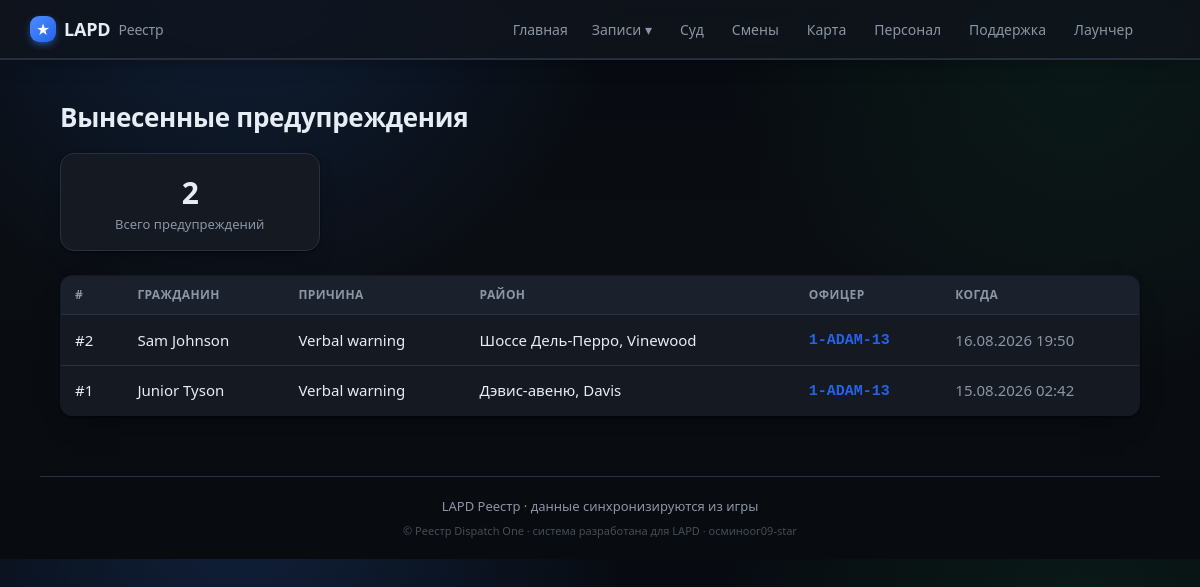
/warnings, run on an earlier commit of the app's database.
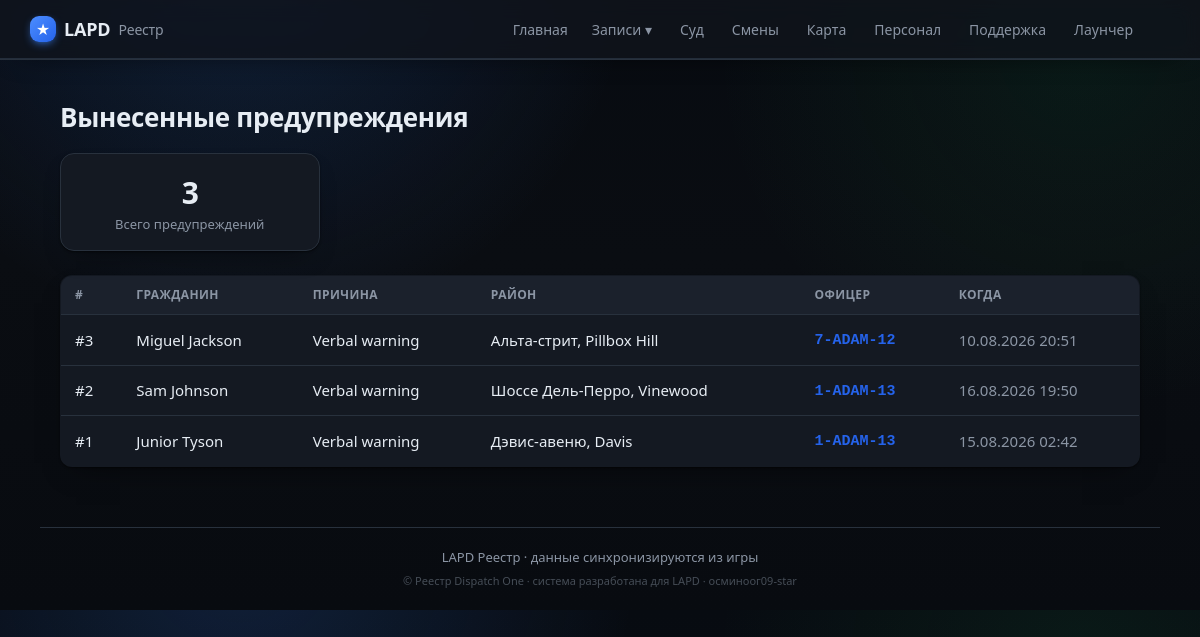
And on a later commit of the database.
### tables this page shows
CREATE TABLE warnings (
                id INTEGER PRIMARY KEY AUTOINCREMENT,
                external_id TEXT UNIQUE,
                officer_id INTEGER,
                subject_name TEXT,
                issued_at TEXT,
                location TEXT,
                reason TEXT
            );

CREATE TABLE officers (
                id INTEGER PRIMARY KEY AUTOINCREMENT,
                callsign TEXT UNIQUE NOT NULL,
                name TEXT
            , current_status TEXT, status_since TEXT, rank TEXT, department TEXT, discord TEXT, is_admin INTEGER);

### app/main.py (the view)
@app.route("/warnings")
def warnings():
    return render_template("warnings.html", warnings=db.list_warnings(300))

### app/db.py (called while the page is built)
def fmt_dt(iso):
    try:
        dt = datetime.datetime.fromisoformat(iso)
        return dt.strftime("%d.%m.%Y %H:%M")
    except Exception:
        return iso or "—"

@contextmanager
def get_conn():
    conn = sqlite3.connect(config.DB_PATH)
    conn.row_factory = sqlite3.Row
    try:
        yield conn
        conn.commit()
    finally:
        conn.close()

def _row_to_warning(r):
    d = dict(r)
    d["issued_fmt"] = fmt_dt(r["issued_at"]) if r["issued_at"] else "—"
    return d

def list_warnings(limit=200, officer_id=None):
    q = """SELECT warnings.*, officers.callsign, officers.name AS officer_name
           FROM warnings LEFT JOIN officers ON officers.id = warnings.officer_id"""
    params = []
    if officer_id:
        q += " WHERE warnings.officer_id=?"; params.append(officer_id)
    q += " ORDER BY warnings.id DESC LIMIT ?"; params.append(limit)
    with get_conn() as c:
        return [_row_to_warning(r) for r in c.execute(q, params).fetchall()]

### app/templates/warnings.html (shortened to what this page needs)
{% extends "base.html" %}
{% block content %}
<h1>Вынесенные предупреждения</h1>
<section class="stats">
  <div class="stat"><div class="num">{{ warnings|length }}</div><div class="lbl">Всего предупреждений</div></div>
</section>
{% if warnings %}
<table class="tbl">
  <thead><tr><th>#</th><th>Гражданин</th><th>Причина</th><th>Район</th><th>Офицер</th><th>Когда</th></tr></thead>
  <tbody>
  {% for w in warnings %}
    <tr>
      <td>#{{ w.id }}</td>
      <td><a class="row-link" href="{{ url_for('file_view', name=w.subject_name) }}">{{ w.subject_name }}</a></td>
      <td>{{ w.reason or '—' }}</td>
      <td>{{ w.location or '—' }}</td>
      <td>{% if w.callsign %}<a class="cs" href="{{ url_for('officer_view', callsign=w.callsign) }}">{{ w.callsign }}</a>{% else %}—{% endif %}</td>
      <td class="muted">{{ w.issued_fmt }}</td>
    </tr>
  {% endfor %}
  </tbody>
</table>
{% else %}
  <p class="empty">Предупреждений пока нет<span class="empty-sub">Появятся после игры.</span></p>
{% endif %}
{% endblock %}

What changed in the data, as far as the page shows it:
added warnings: id "3", subject_name "Miguel Jackson", reason "Verbal warning", location "Альта-стрит, Pillbox Hill", callsign "7-ADAM-12", issued_fmt "10.08.2026 20:51"
Also different on the page:
{{ warnings|length }}: "2" → "3"
